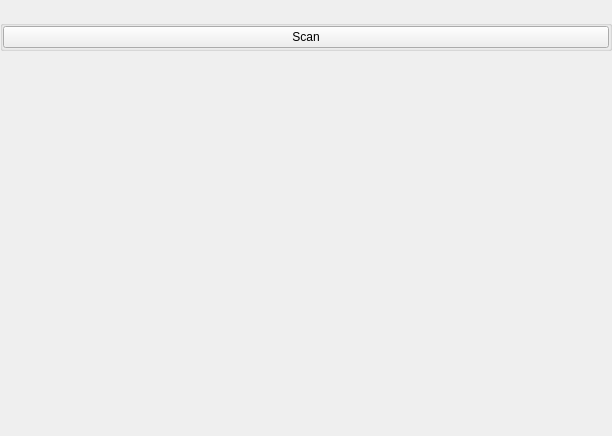
<?xml version="1.0" encoding="UTF-8"?>
<ui version="4.0">
 <class>StepChooseDeviceWidget</class>
 <widget class="QWidget" name="StepChooseDeviceWidget">
  <property name="geometry">
   <rect>
    <x>0</x>
    <y>0</y>
    <width>612</width>
    <height>436</height>
   </rect>
  </property>
  <layout class="QVBoxLayout" name="_2">
   <property name="spacing">
    <number>0</number>
   </property>
   <property name="leftMargin">
    <number>0</number>
   </property>
   <property name="topMargin">
    <number>0</number>
   </property>
   <property name="rightMargin">
    <number>0</number>
   </property>
   <property name="bottomMargin">
    <number>0</number>
   </property>
   <item>
    <layout class="QHBoxLayout" name="horizontalLayout">
     <property name="spacing">
      <number>0</number>
     </property>
     <property name="topMargin">
      <number>0</number>
     </property>
     <item>
      <spacer name="horizontalSpacer">
       <property name="orientation">
        <enum>Qt::Horizontal</enum>
       </property>
       <property name="sizeType">
        <enum>QSizePolicy::Maximum</enum>
       </property>
       <property name="sizeHint" stdset="0">
        <size>
         <width>0</width>
         <height>20</height>
        </size>
       </property>
      </spacer>
     </item>
     <item>
      <widget class="QFrame" name="wrapper">
       <layout class="QVBoxLayout" name="verticalLayout_4">
        <property name="spacing">
         <number>0</number>
        </property>
        <property name="leftMargin">
         <number>0</number>
        </property>
        <property name="topMargin">
         <number>0</number>
        </property>
        <property name="rightMargin">
         <number>0</number>
        </property>
        <property name="bottomMargin">
         <number>0</number>
        </property>
        <item>
         <widget class="governikus::HeaderBox" name="verticalWidget" native="true">
          <property name="minimumSize">
           <size>
            <width>0</width>
            <height>20</height>
           </size>
          </property>
          <layout class="QVBoxLayout" name="verticalLayout">
           <property name="spacing">
            <number>0</number>
           </property>
           <property name="leftMargin">
            <number>0</number>
           </property>
           <property name="topMargin">
            <number>0</number>
           </property>
           <property name="rightMargin">
            <number>0</number>
           </property>
           <property name="bottomMargin">
            <number>0</number>
           </property>
           <item>
            <widget class="QLabel" name="scanDescriptionLabel">
             <property name="text">
              <string/>
             </property>
             <property name="alignment">
              <set>Qt::AlignJustify|Qt::AlignVCenter</set>
             </property>
             <property name="wordWrap">
              <bool>true</bool>
             </property>
            </widget>
           </item>
          </layout>
         </widget>
        </item>
        <item>
         <layout class="QVBoxLayout" name="verticalLayout_2">
          <property name="spacing">
           <number>0</number>
          </property>
          <property name="topMargin">
           <number>0</number>
          </property>
          <item>
           <widget class="QGroupBox" name="groupBox">
            <layout class="QVBoxLayout" name="verticalLayout_3">
             <property name="spacing">
              <number>0</number>
             </property>
             <property name="leftMargin">
              <number>0</number>
             </property>
             <property name="topMargin">
              <number>0</number>
             </property>
             <property name="rightMargin">
              <number>0</number>
             </property>
             <property name="bottomMargin">
              <number>0</number>
             </property>
             <item>
              <widget class="QPushButton" name="scanButton">
               <property name="enabled">
                <bool>true</bool>
               </property>
               <property name="sizePolicy">
                <sizepolicy hsizetype="Minimum" vsizetype="Fixed">
                 <horstretch>0</horstretch>
                 <verstretch>0</verstretch>
                </sizepolicy>
               </property>
               <property name="text">
                <string>Scan</string>
               </property>
              </widget>
             </item>
            </layout>
           </widget>
          </item>
          <item>
           <layout class="QVBoxLayout" name="devicesList">
            <property name="sizeConstraint">
             <enum>QLayout::SetFixedSize</enum>
            </property>
            <property name="topMargin">
             <number>0</number>
            </property>
           </layout>
          </item>
          <item>
           <spacer name="verticalSpacer">
            <property name="orientation">
             <enum>Qt::Vertical</enum>
            </property>
            <property name="sizeHint" stdset="0">
             <size>
              <width>20</width>
              <height>40</height>
             </size>
            </property>
           </spacer>
          </item>
         </layout>
        </item>
       </layout>
      </widget>
     </item>
     <item>
      <spacer name="horizontalSpacer_2">
       <property name="orientation">
        <enum>Qt::Horizontal</enum>
       </property>
       <property name="sizeType">
        <enum>QSizePolicy::Maximum</enum>
       </property>
       <property name="sizeHint" stdset="0">
        <size>
         <width>0</width>
         <height>20</height>
        </size>
       </property>
      </spacer>
     </item>
    </layout>
   </item>
  </layout>
 </widget>
 <customwidgets>
  <customwidget>
   <class>governikus::HeaderBox</class>
   <extends>QWidget</extends>
   <header>generic/HeaderBox.h</header>
   <container>1</container>
  </customwidget>
 </customwidgets>
 <resources/>
 <connections/>
</ui>
